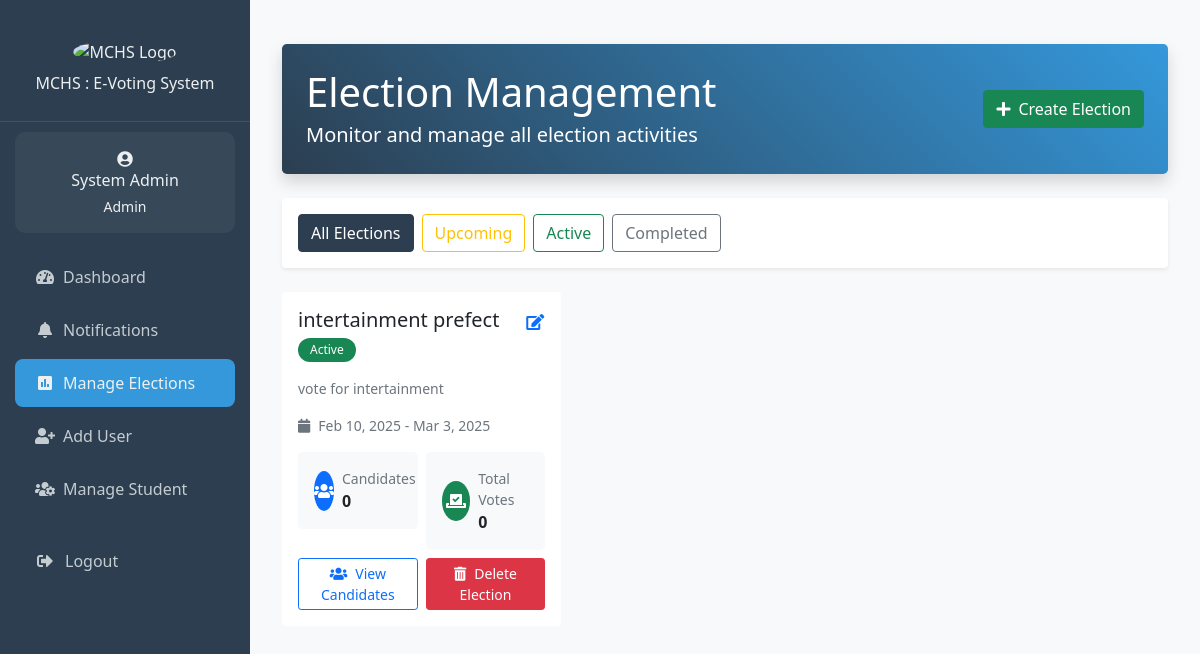
Page /admin/manage_elections.php (signed in) on the earlier database version.
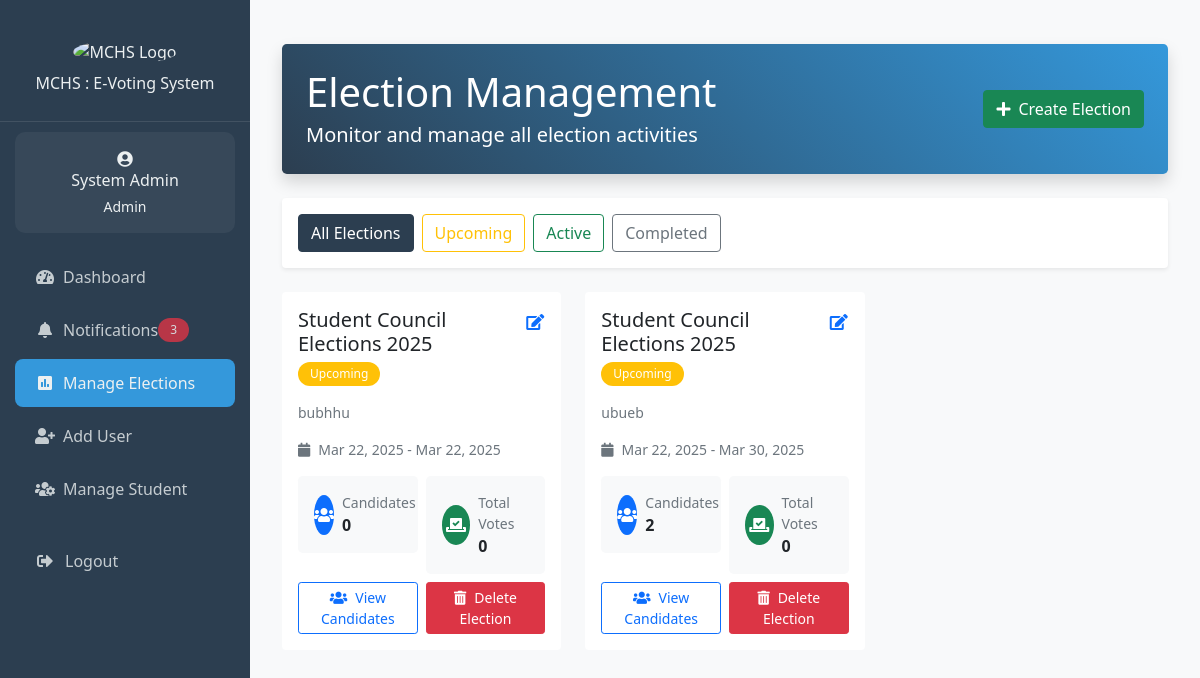
Same page on the later database version.
### tables this page shows
CREATE TABLE IF NOT EXISTS `elections` (
  `id` int NOT NULL AUTO_INCREMENT,
  `title` varchar(255) NOT NULL,
  `description` text,
  `branch` varchar(50) NOT NULL,
  `start_date` datetime NOT NULL,
  `end_date` datetime NOT NULL,
  `status` enum('upcoming','active','completed') DEFAULT 'upcoming',
  `created_by` int NOT NULL,
  `created_at` timestamp NULL DEFAULT CURRENT_TIMESTAMP,
  `updated_at` timestamp NULL DEFAULT CURRENT_TIMESTAMP ON UPDATE CURRENT_TIMESTAMP,
  `manual_status` tinyint(1) DEFAULT '0',
  PRIMARY KEY (`id`),
  UNIQUE KEY `unique_election` (`title`,`start_date`,`end_date`),
  KEY `created_by` (`created_by`)
);

### includes/notifications.php (called while the page is built, shortened)
<?php
if (!function_exists('get_unread_notifications_count')) {
    function get_unread_notifications_count($conn, $user_id = null) {
        try {
            $sql = "SELECT COUNT(*) FROM notifications WHERE is_read = FALSE";
            $params = [];
            $stmt = $conn->prepare($sql);
            $stmt->execute($params);
            return (int) $stmt->fetchColumn();
        } catch (PDOException $e) {
            error_log("Error getting unread notifications count: " . $e->getMessage());
            return 0;
        }
    }
}

### admin/manage_elections.php (the view, shortened to what the changed rows need)
<?php
require_once '../includes/header.php';
$stmt = $conn->prepare("
    SELECT
        e.*,
        COUNT(DISTINCT v.id) as total_votes,
        (
            SELECT COUNT(*)
            FROM nominations n
            WHERE n.election_id = e.id
            AND n.status = 'approved'
        ) as approved_candidates,
        (
            SELECT COUNT(*)
            FROM nominations n
            WHERE n.election_id = e.id
            AND n.status = 'pending'
        ) as pending_candidates,
        (
            SELECT COUNT(DISTINCT voter_id)
            FROM votes
            WHERE election_id = e.id
        ) as participating_students
    FROM elections e
    LEFT JOIN votes v ON e.id = v.election_id
    GROUP BY e.id
    ORDER BY e.start_date ASC
");
$stmt->execute();
$elections = $stmt->fetchAll();
?>
<!DOCTYPE html>
<html lang="en">
<head>
    <link href="https://cdn.tailwindcss.com" rel="stylesheet">
    <link href="https://cdnjs.cloudflare.com/ajax/libs/font-awesome/5.15.4/css/all.min.css" rel="stylesheet">
</head>
<body>
    <div class="container-fluid py-4">
        <div class="row mb-4">
            <div class="col-12">
                <div class="bg-gradient-primary text-white p-4 rounded-3 shadow">
                    <div class="d-flex justify-content-between align-items-center">
                        <div>
                            <h2 class="display-6 mb-1">Election Management</h2>
                        </div>
                    </div>
                </div>
            </div>
        </div>
        <div class="row g-4">
            <?php foreach ($elections as $election): ?>
            <div class="col-12 col-md-6 col-xl-4 election-card" data-status="<?php echo $election['status']; ?>">
                <div class="card h-100 border-0 shadow-hover">
                    <div class="card-body">
                        <div class="d-flex justify-content-between align-items-start mb-3">
                            <div>
                                <h5 class="card-title mb-1"><?php echo htmlspecialchars($election['title']); ?></h5>
                             <?php
$badge_class = 'warning';
if ($election['status'] === 'active') {
    $badge_class = 'success';
} elseif ($election['status'] === 'completed') {
    $badge_class = 'secondary';
} elseif ($election['status'] === 'upcoming') {
    $badge_class = 'warning';
}
?>
<span class="badge bg-<?php echo $badge_class; ?> rounded-pill">
    <?php echo ucfirst($election['status']); ?>
                            </div>
                            <div>
                                <button type="button" class="btn btn-link text-primary p-0"
                                        onclick="openEditModal(<?php echo htmlspecialchars(json_encode($election)); ?>)">
                                    <i class="fas fa-edit"></i>
                                </button>
                            </div>
                        </div>
                        <p class="card-text text-muted small mb-3">
                            <?php echo htmlspecialchars($election['description']); ?>
                        </p>
                        <div class="d-flex align-items-center text-muted small mb-3">
                            <i class="fas fa-calendar me-2"></i>
                            <span>
                                <?php echo date('M j, Y', strtotime($election['start_date'])); ?> -
                                <?php echo date('M j, Y', strtotime($election['end_date'])); ?>
                            </span>
                        </div>
                        <div class="row g-2">
                            <div class="col-6">
                                <div class="bg-light rounded-3 p-3">
                                    <div class="d-flex align-items-center">
                                        <div class="icon-box bg-primary text-white rounded-circle me-2">
                                            <i class="fas fa-users"></i>
                                        </div>
                                        <div>
                                            <div class="small text-muted">Candidates</div>
                                            <div class="fw-bold">
                                                <?php echo $election['approved_candidates']; ?>
                                            </div>
                                        </div>
                                    </div>
                                </div>
                            </div>
                            <div class="col-6">
                                <div class="bg-light rounded-3 p-3">
                                    <div class="d-flex align-items-center">
                                        <div class="icon-box bg-success text-white rounded-circle me-2">
                                            <i class="fas fa-vote-yea"></i>
                                        </div>
                                        <div>
                                            <div class="small text-muted">Total Votes</div>
                                            <div class="fw-bold"><?php echo number_format($election['total_votes'] ?? 0); ?></div>
                                        </div>
                                    </div>
                                </div>
                            </div>
                            <div class="col-6">
                                <a href="view_election.php?election_id=<?php echo $election['id']; ?>" class="btn btn-outline-primary btn-sm w-100">
                                    <i class="fas fa-users me-2"></i>View Candidates
                                </a>
                            </div>
                            <div class="col-6">
                                <form method="POST" class="d-inline" onsubmit="return confirm('Are you sure you want to delete this election? This action cannot be undone.');">
                                    <button type="submit" name="delete_election" class="btn btn-danger btn-sm w-100">
                                        <i class="fas fa-trash-alt me-2"></i>Delete Election
                                    </button>
                                </form>
                            </div>
                        </div>
                    </div>
                </div>
            </div>
            <?php endforeach; ?>
        </div>
    </div>
</body>
</html>
<?php require_once '../includes/footer.php'; ?>

### includes/sidebar-content.php (shortened to what the changed rows need)
<?php if (isset($user)): ?>
  <ul class="nav-menu">
    <?php if ($user['role'] === 'admin'): ?>
      <li class="nav-item">
        <a class="nav-link <?php echo $current_page === 'notifications.php' ? 'active' : ''; ?>"
           href="/e_voting_system/admin/notifications.php">
          <i class="fas fa-bell me-2"></i>Notifications
          <?php
          $unread_count = get_unread_notifications_count($conn);
          if ($unread_count > 0):
          ?>
            <span class="badge bg-danger rounded-pill">
              <?php echo $unread_count; ?>
            </span>
          <?php endif; ?>
        </a>
      </li>
    <?php endif; ?>
  </ul>
<?php endif; ?>

Differences in the rows shown:
removed elections: title "intertainment prefect", status "Active", description "vote for intertainment", start_date "Feb 10, 2025", end_date "Mar 3, 2025", approved_candidates "0", total_votes "0"
added elections: title "Student Council Elections 2025", status "Upcoming", description "bubhhu", start_date "Mar 22, 2025", end_date "Mar 22, 2025", approved_candidates "0", total_votes "0"
added elections: title "Student Council Elections 2025", status "Upcoming", description "ubueb", start_date "Mar 22, 2025", end_date "Mar 30, 2025", approved_candidates "2", total_votes "0"
Other differences:
$unread_count: (not shown) → "3"
